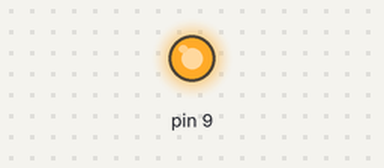
Recording of a sketch running on a simulated Arduino Uno, built with avr-gcc and run on an emulated ATmega328P. Shown: output pins drawn as LEDs (lit = HIGH).

Above: at 0.05 s.
Timing chart, 0 to 5.8 s (numbered marks = the images above):
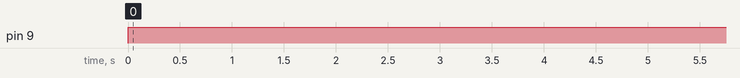

Measured:
- by itself, pin 9: LOW → HIGH at 0.00 s

The sketch:

0.0.ino
```cpp
void setup() {
  // put your setup code here, to run once:
pinMode(9,OUTPUT);
}

void loop() {
  // put your main code here, to run repeatedly:
digitalWrite(9,HIGH);

delay(5000);
digitalWrite(9,LOW);
}
```
